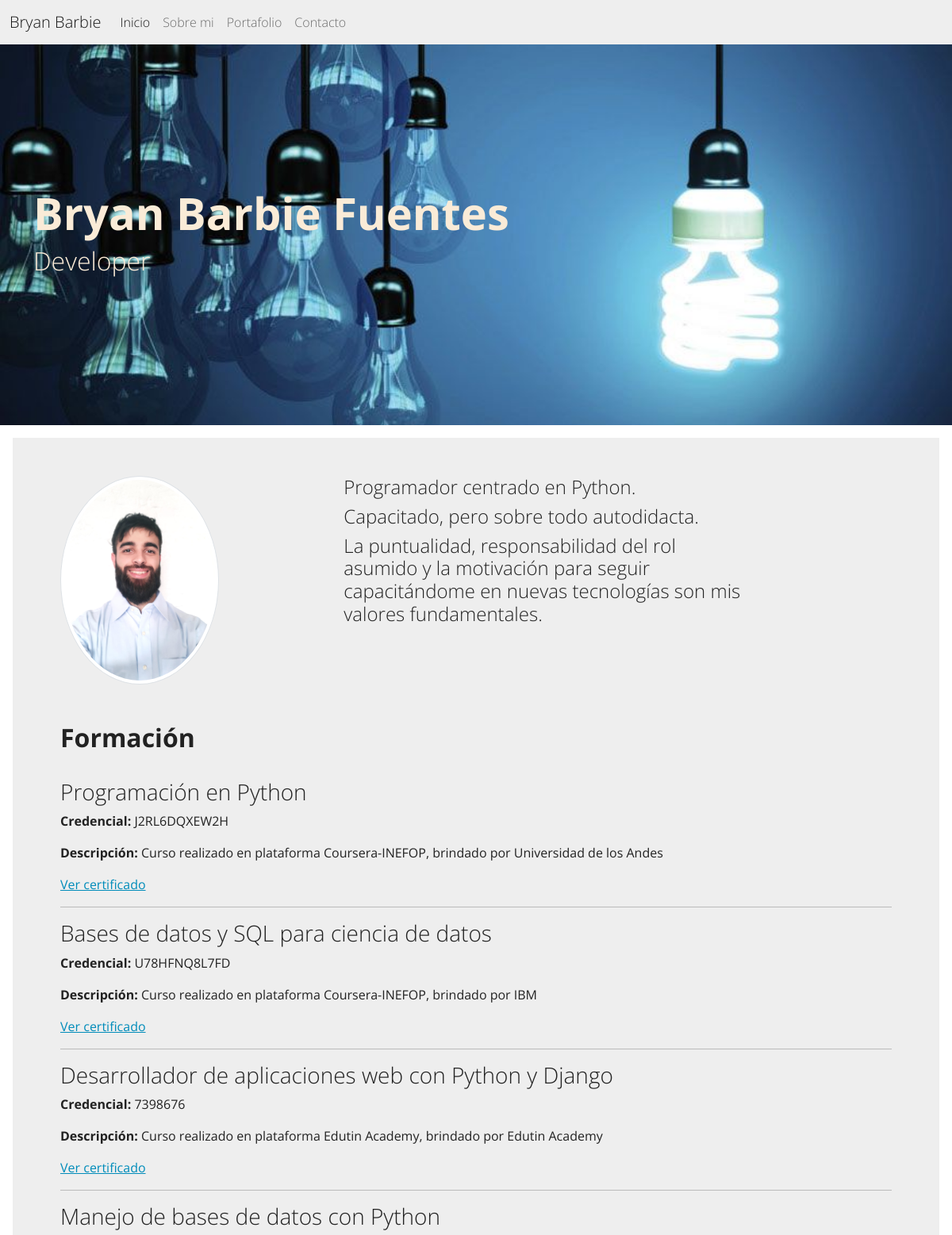
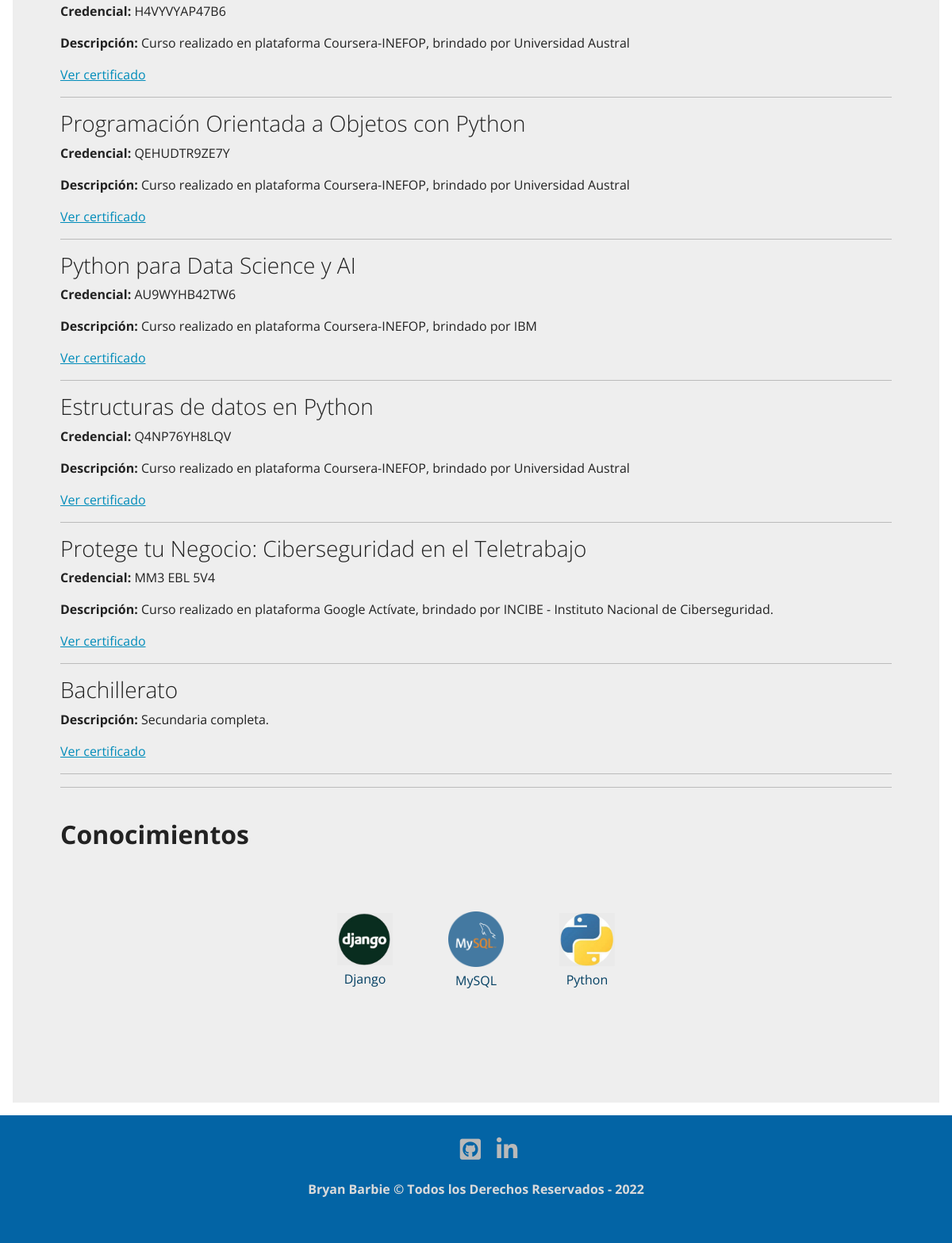
The app's page /about-me/ with its own data (2 pictures, top to bottom).
### about/models.py (models this page shows, shortened)
class Course(models.Model):
    title = models.CharField(max_length=150, verbose_name="Titulo")
    degree_title = models.CharField(max_length=150, verbose_name="Credencial", blank=True)
    link = models.URLField(max_length=180, blank=True,)
    description = models.TextField(verbose_name="Descripción")
    created = models.DateTimeField(auto_now_add=True, verbose_name="Fecha Creacion")
    updated = models.DateTimeField (auto_now=True, verbose_name="Fecha Modificacion")
    class Meta:
        verbose_name= 'formacion'
        verbose_name_plural = 'formaciones'
        ordering = ['-created']

class Skill(models.Model):
    title = models.CharField(max_length=80, verbose_name="Titulo")
    image = models.ImageField(upload_to= 'skills', verbose_name="Imagen")
    created = models.DateTimeField(auto_now_add=True, verbose_name="Fecha Creacion")
    updated = models.DateTimeField (auto_now=True, verbose_name="Fecha Modificacion")
    class Meta:
        verbose_name= 'Conocimiento'
        verbose_name_plural = 'Conocimientos'
        ordering = ['-created']

### about/views.py (the view)
# urls.py: path('about-me/', about_views.about, name='about'),
def about(request):
    courses = Course.objects.all()
    skills = Skill.objects.all()
    return render(request, 'about/about.html', {'courses':courses, 'skills':skills})

### about/templates/about/about.html (shortened to what this page needs)
{% extends 'core/base.html'%}
{% block image-header %} about {% endblock %}
{% block title-header %}
<div>
    <h1 class="display-4 fw-bold">Bryan Barbie Fuentes</h1>
</div>
<div>
    <h3 class="fs-2">Developer</h3>
</div>
{% endblock %}
{% block content %}
{% load static %}
<div class="row d-flex">
    <div class="col-4 offset-md-auto">
        <img class="img-fluid img-thumbnail img-circle img-perfil " src={% static 'core/img/imagen-perfil.jpg'%} alt="">
    </div>
    <div class="col-6">
        <h4>Programador centrado en Python.</h4>
        <h4>Capacitado, pero sobre todo autodidacta.</h4>
        <h4>La puntualidad, responsabilidad del rol asumido y la motivación para seguir
        capacitándome en nuevas tecnologías son mis valores fundamentales.</h4>
    </div>
</div>
<div class="row d-flex pt-5">
    <div class="col-12">
        <h2 class="fw-bold">Formación</h2>
        <br>
        {% for course in courses %}
        <h3>{{ course.title }}</h3>
        {% if course.degree_title%}
        <p><strong>Credencial: </strong>{{ course.degree_title }}</p>
        {% endif %}
        <p><strong>Descripción: </strong>{{ course.description }}</p>
        {% if course.link %}
        <p><a class="" href= "{{ course.link }}" target="_blank">Ver certificado</a></p>
        {% else%}
        <p class="">En curso...</p>
        {% endif %}
        <hr>
        {% endfor %}
        <hr>
        <br>
        <h2 class="fw-bold">Conocimientos</h2>
        <section class="skills" id="skills">
            <div class="skills__container" id="skills">
                {% for skill in skills%}
                <div class="card__skills">
                    <div class="skill__thumbnail">
                        <img class="skill__logo" src={{ skill.image.url }} alt="html5">
                    </div>
                    <div class="skill__texto">
                        <p class="skill__titulo">{{ skill.title}}</p>
                    </div>
                </div>
                {% endfor %}
            </div>
        </section>
    </div>
</div>
{% endblock %}

### core/templates/core/base.html (shortened to what this page needs)
<!DOCTYPE html>
<html lang="es">
<head>
    {% load static %}
    <link href={% static 'core/css/bootstrap.min.css' %} rel="stylesheet">
    <link rel="stylesheet" href="https://cdnjs.cloudflare.com/ajax/libs/font-awesome/5.15.3/css/all.min.css" />
    <link rel="stylesheet" href={% static 'core/css/app.css' %}>
  </head>
  <body>
    <nav class="navbar navbar-expand-lg bg-light">
        <div class="container-fluid">
            <a class="navbar-brand" href={% url 'home'%}>Bryan Barbie</a>
            <div class="collapse navbar-collapse" id="navbarNavAltMarkup">
                <div class="navbar-nav">
                    <a class="nav-link active" aria-current="page" href={% url 'home'%}>Inicio</a>
                    <a class="nav-link" href={% url 'about'%}>Sobre mi</a>
                    <a class="nav-link" href={% url 'portfolio'%}>Portafolio</a>
                    <a class="nav-link" href={% url 'contact'%}>Contacto</a>
                </div>
            </div>
        </div>
    </nav>
    <div class=" {% block image-header %} {% endblock %} imagen-fondo">
        <div class="container">
            <div class="row">
                <div class="col-12 titulos">
                    {% block title-header %} {% endblock %}
                </div>
            </div>
        </div>
    </div>
    <div class="position-relative overflow-hidden p-3 p-md-5 m-md-3 bg-light">
        <div class="container">
            {% block content %} {% endblock%}
        </div>
    </div>
    <footer class="footer">
        <div class="footer__redes">
            <ul class="footer__lista">
                <li class="footer__item">
                    <a class="footer__icono" href="https://github.com/BryanBarbie" target="blank"><i class="fab fa-github-square fa-1x"></i></a>
                </li>
                <li class="footer__item">
                    <a class="footer__icono" href="https://www.linkedin.com/in/bryan-barbie-fuentes-1a5a40252/" target="blank"><i class="fab fa-linkedin-in fa-1x"></i></a>
                </li>
            </ul>
        </div>
        <div class="footer__texto">
            <p>Bryan Barbie &copy; Todos los Derechos Reservados - 2022</p>
        </div>
    </footer>
  </body>
</html>

### core/static/core/css/app.css (style rules this page uses)
.about { background-image: url(../img/about-bg2.jpg); }
.imagen-fondo { background-position: center center; min-height: 60vh; background-attachment:scroll; background-size: cover; background-repeat: no-repeat; }
.img-perfil { width: 60%; border-radius: 50%; }
.titulos { color: antiquewhite; display: flex; flex-direction: column; justify-content: center; min-height: 60vh; }
.footer { grid-area: footer; background-color: #0364a5; color: #dadada; display: flex; flex-direction: column; align-items: center; justify-content: center; width: 100%; padding-top: 20px; padding-bottom: 20px; }
.footer__texto { font-weight: 700; margin-bottom: 20px; text-align: center; }
.footer__lista { text-decoration: none; display: flex; list-style: none; justify-content: center; }
.footer__icono { color: #b9b9b9; font-size: 30px; padding: 0 10px; display: block; }
.skills__container { display: flex; flex-direction: row; flex-wrap: wrap; justify-content: space-evenly; margin: 0 30px; align-items: center; justify-content: center; padding: 30px 30px; }
.card__skills { margin: 20px 15px; padding: 20px 20px; max-height: 200px; border-radius: 5px; text-align: center; display: flex; flex-wrap: wrap; flex-direction: column; align-items: center; }
.skill__logo { width: 70px; height: auto; }
.skill__titulo { margin-top: 5px; font-size: 16px; color: #033F62; }

### records on screen
Course: title "Programación en Python", degree_title "J2RL6DQXEW2H", description "Curso realizado en plataforma Coursera-INEFOP, brindado por Universidad de los Andes"
Course: title "Bases de datos y SQL para ciencia de datos", degree_title "U78HFNQ8L7FD", description "Curso realizado en plataforma Coursera-INEFOP, brindado por IBM"
Course: title "Desarrollador de aplicaciones web con Python y Django", degree_title "7398676", description "Curso realizado en plataforma Edutin Academy, brindado por Edutin Academy"
Course: title "Manejo de bases de datos con Python", degree_title "H4VYVYAP47B6", description "Curso realizado en plataforma Coursera-INEFOP, brindado por Universidad Austral"
Course: title "Programación Orientada a Objetos con Python", degree_title "QEHUDTR9ZE7Y", description "Curso realizado en plataforma Coursera-INEFOP, brindado por Universidad Austral"
Course: title "Python para Data Science y AI", degree_title "AU9WYHB42TW6", description "Curso realizado en plataforma Coursera-INEFOP, brindado por IBM"
Course: title "Estructuras de datos en Python", degree_title "Q4NP76YH8LQV", description "Curso realizado en plataforma Coursera-INEFOP, brindado por Universidad Austral"
Course: title "Protege tu Negocio: Ciberseguridad en el Teletrabajo", degree_title "MM3 EBL 5V4", description "Curso realizado en plataforma Google Actívate, brindado por INCIBE - Instituto Nacional de Ciberseguridad."
Course: title "Bachillerato", description "Secundaria completa."
Skill: image (picture), title "Django"
Skill: image (picture), title "MySQL"
Skill: image (picture), title "Python"
